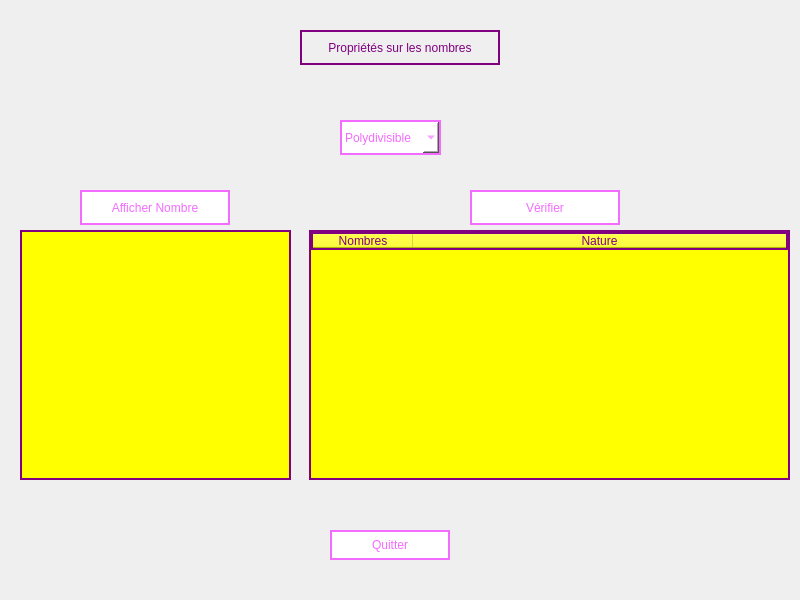
<?xml version="1.0" encoding="UTF-8"?>
<ui version="4.0">
 <class>Form</class>
 <widget class="QWidget" name="Form">
  <property name="geometry">
   <rect>
    <x>0</x>
    <y>0</y>
    <width>800</width>
    <height>600</height>
   </rect>
  </property>
  <property name="windowTitle">
   <string>Form</string>
  </property>
  <widget class="QLabel" name="label">
   <property name="geometry">
    <rect>
     <x>300</x>
     <y>30</y>
     <width>200</width>
     <height>35</height>
    </rect>
   </property>
   <property name="styleSheet">
    <string notr="true">border: 2px solid purple;
font: 75 11pt &quot;MS Shell Dlg 2&quot;;
color: purple;</string>
   </property>
   <property name="text">
    <string>Propriétés sur les nombres</string>
   </property>
   <property name="alignment">
    <set>Qt::AlignCenter</set>
   </property>
  </widget>
  <widget class="QPushButton" name="Quitter">
   <property name="geometry">
    <rect>
     <x>330</x>
     <y>530</y>
     <width>120</width>
     <height>30</height>
    </rect>
   </property>
   <property name="styleSheet">
    <string notr="true">color: rgb(243, 108, 255);
border: 2px solid rgb(243, 108, 255);
background-color: white;
</string>
   </property>
   <property name="text">
    <string>Quitter</string>
   </property>
  </widget>
  <widget class="QListWidget" name="Nbr">
   <property name="geometry">
    <rect>
     <x>20</x>
     <y>230</y>
     <width>271</width>
     <height>250</height>
    </rect>
   </property>
   <property name="styleSheet">
    <string notr="true">border: 2px solid purple;
font: 75 14pt &quot;MS Shell Dlg 2&quot;;
color: purple;
background-color: yellow;</string>
   </property>
  </widget>
  <widget class="QPushButton" name="Aff">
   <property name="geometry">
    <rect>
     <x>80</x>
     <y>190</y>
     <width>150</width>
     <height>35</height>
    </rect>
   </property>
   <property name="styleSheet">
    <string notr="true">color: rgb(243, 108, 255);
border: 2px solid rgb(243, 108, 255);
background-color: white;
</string>
   </property>
   <property name="text">
    <string>Afficher Nombre</string>
   </property>
  </widget>
  <widget class="QPushButton" name="Ver">
   <property name="geometry">
    <rect>
     <x>470</x>
     <y>190</y>
     <width>150</width>
     <height>35</height>
    </rect>
   </property>
   <property name="styleSheet">
    <string notr="true">color: rgb(243, 108, 255);
border: 2px solid rgb(243, 108, 255);
background-color: white;
</string>
   </property>
   <property name="text">
    <string>Vérifier</string>
   </property>
  </widget>
  <widget class="QComboBox" name="cB">
   <property name="geometry">
    <rect>
     <x>340</x>
     <y>120</y>
     <width>101</width>
     <height>35</height>
    </rect>
   </property>
   <property name="styleSheet">
    <string notr="true">color: rgb(243, 108, 255);
border: 2px solid rgb(243, 108, 255);
background-color: white;
</string>
   </property>
   <item>
    <property name="text">
     <string>Polydivisible</string>
    </property>
   </item>
   <item>
    <property name="text">
     <string>Narcissique</string>
    </property>
   </item>
  </widget>
  <widget class="QTableWidget" name="Tw">
   <property name="geometry">
    <rect>
     <x>309</x>
     <y>230</y>
     <width>481</width>
     <height>250</height>
    </rect>
   </property>
   <property name="minimumSize">
    <size>
     <width>481</width>
     <height>0</height>
    </size>
   </property>
   <property name="maximumSize">
    <size>
     <width>481</width>
     <height>250</height>
    </size>
   </property>
   <property name="styleSheet">
    <string notr="true">border: 2px solid purple;
color: purple;
background-color: yellow;</string>
   </property>
   <attribute name="horizontalHeaderVisible">
    <bool>true</bool>
   </attribute>
   <attribute name="horizontalHeaderStretchLastSection">
    <bool>true</bool>
   </attribute>
   <attribute name="verticalHeaderStretchLastSection">
    <bool>false</bool>
   </attribute>
   <column>
    <property name="text">
     <string>Nombres</string>
    </property>
   </column>
   <column>
    <property name="text">
     <string>Nature</string>
    </property>
   </column>
  </widget>
 </widget>
 <resources/>
 <connections/>
</ui>
